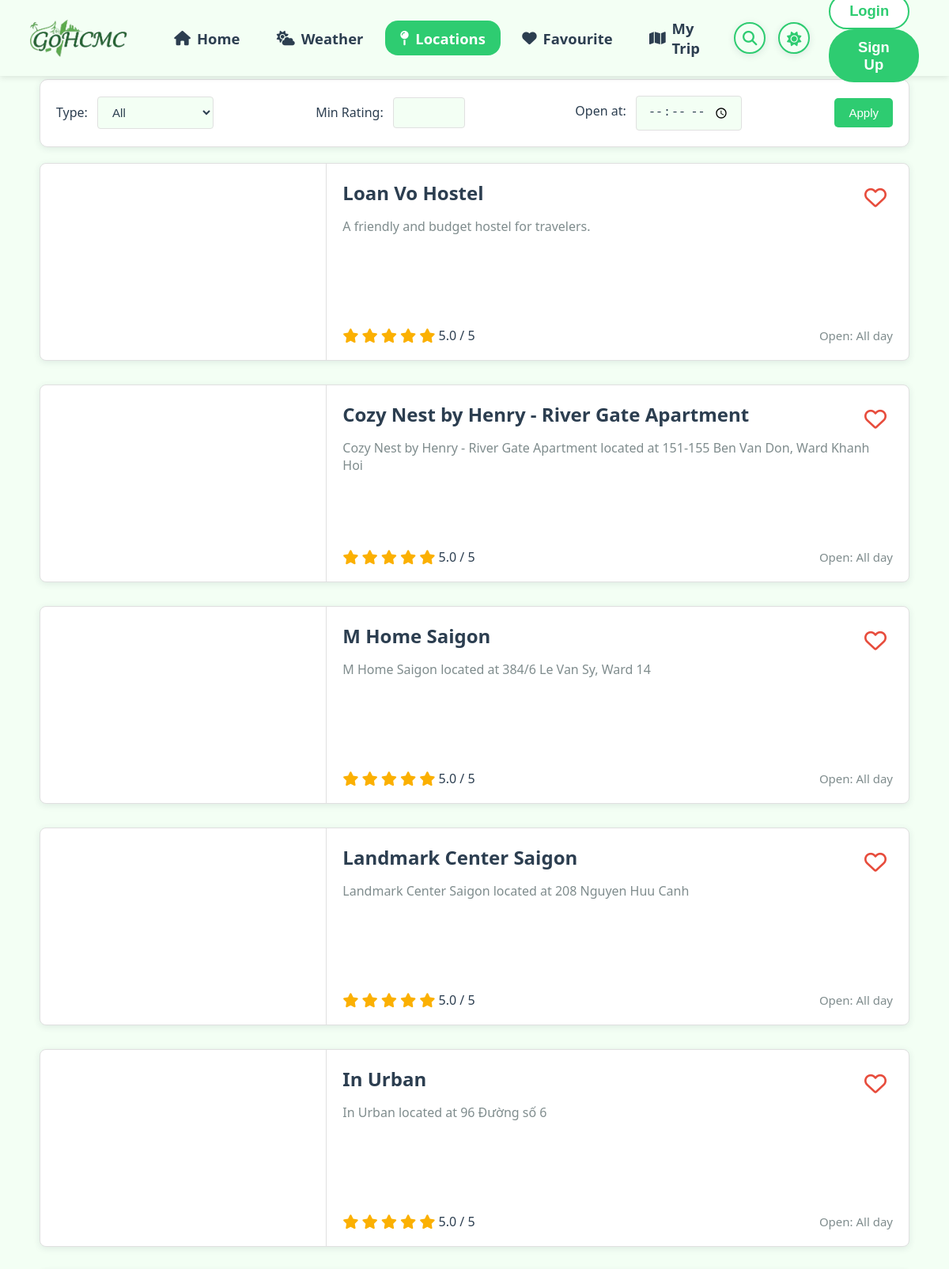
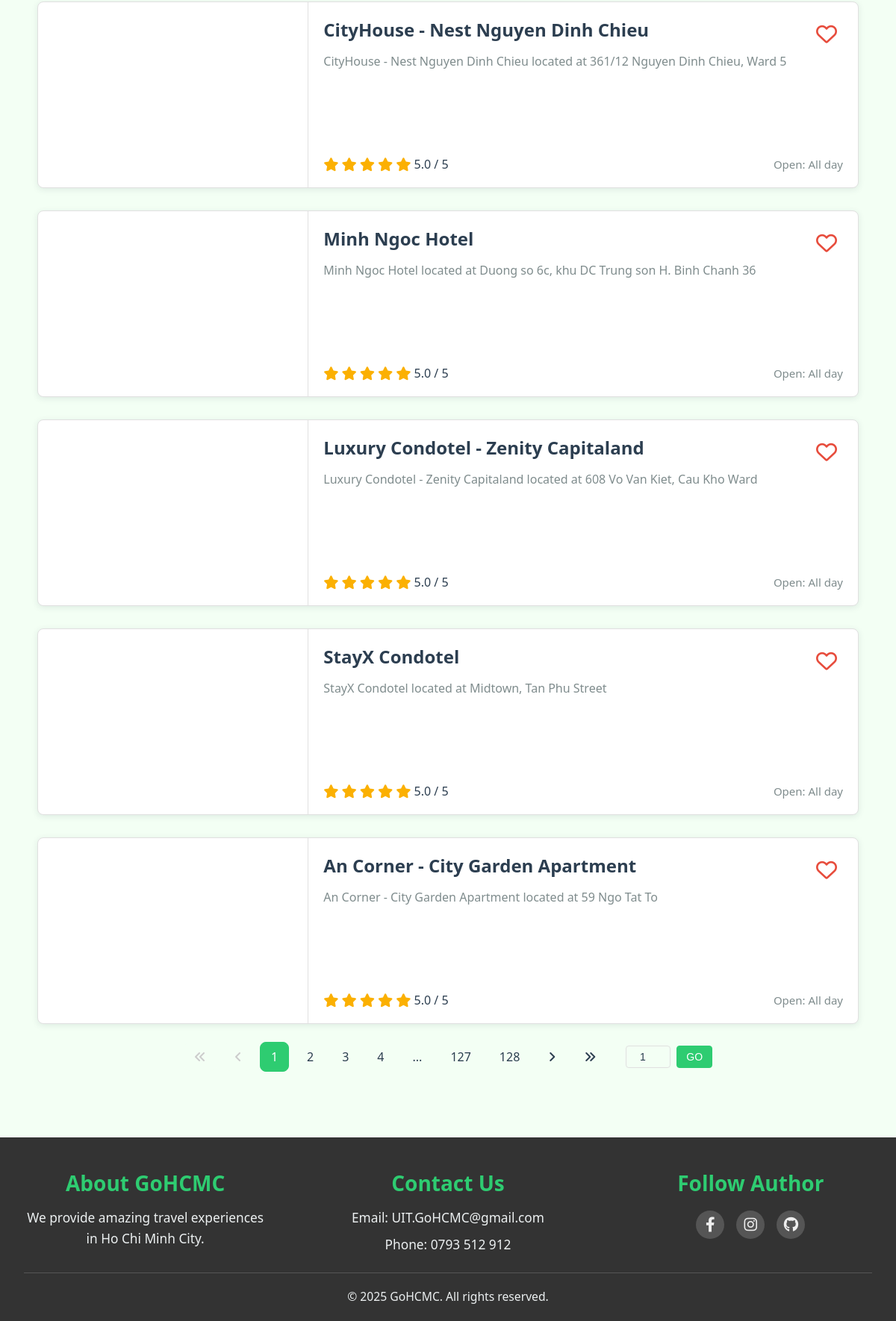
/locations, run on the app's committed database (2 pictures, top to bottom).
### location/models.py (models this page shows, shortened)
class Location(models.Model):
    favourited_by = models.ManyToManyField(
        User,
        related_name="favourite_locations",
        blank=True
    )
    code = models.CharField(max_length=10, unique=True)
    location = models.CharField(max_length=64)
    type = models.CharField(max_length=18, default="")
    tags = models.TextField(default="")
    rating = models.FloatField(default=5.0)
    open_time = models.TimeField(default=time(0, 0))
    close_time = models.TimeField(default=time(23, 59))
    ticket_info = models.CharField(max_length=100, default="")
    address = models.CharField(max_length=100, default="")
    image_path = models.CharField(max_length=255, default="")
    description = models.TextField(default="")
    long_description = models.TextField(default="")
    coordinate = models.CharField(max_length=40, default="")
    objects = LocationQuerySet.as_manager()
    class Meta:
        verbose_name = "Location"
        verbose_name_plural = "Locations"
        ordering = ("location",)

### location/views.py (the view, shortened to what this page needs)
# urls.py: path('locations', views.locations, name = 'locations'),
def locations(request):
    if request.method == "POST":
        if not request.user.is_authenticated:
            return JsonResponse({'error': 'unauthenticated'}, status=401)
        code = request.POST.get('value')
        if not code:
            return redirect('favourite')
        try:
            selected = Location.objects.get(code=code)
        except Location.DoesNotExist:
            return JsonResponse({'error': 'Location not found'}, status=404)
        user = request.user
        if user in selected.favourited_by.all():
            selected.favourited_by.remove(user)
        else:
            selected.favourited_by.add(user)
        return redirect('locations')
    else:
        type_filter = request.GET.get('type')
        min_rating = request.GET.get('rating')
        desired_time = request.GET.get('desired_time')
        search_query = request.GET.get('search')
        page = int(request.GET.get('page', 1))
        limit = int(request.GET.get('limit', 10))
        offset = (page - 1) * limit
        all_of_locations = Location.objects.all()
        if type_filter:
            all_of_locations = all_of_locations.filter(
                type__iexact=type_filter)
        if search_query:
            all_of_locations = all_of_locations.filter(
                Q(location__icontains=search_query) |
                Q(address__icontains=search_query) |
                Q(tags__icontains=search_query)
            )
        all_of_locations = all_of_locations.order_by('open_time')
        total_items = all_of_locations.count()
        total_pages = (total_items + limit - 1) // limit
        all_of_locations = all_of_locations[offset:offset + limit]
        user = request.user if request.user.is_authenticated else None
        processed_locations = []
        for loc in all_of_locations:
            star_html = generate_star_html(loc.rating)
            favourite_symbol = (
                '<i class="fa-solid fa-heart"></i>'
                if user and loc.favourited_by.filter(id=user.id).exists()
                else '<i class="fa-regular fa-heart"></i>'
            )
            open_time = loc.open_time.strftime(
                "%H:%M") if loc.open_time else "N/A"
            close_time = loc.close_time.strftime(
                "%H:%M") if loc.close_time else "N/A"
            if open_time == "00:00" and close_time == "23:59":
                open_time_str = "All day"
            elif loc.close_time and loc.open_time and loc.close_time < loc.open_time:
                open_time_str = f"{open_time} - {close_time} (The next day)"
            else:
                open_time_str = f"{open_time} - {close_time}"
            processed_locations.append({
                'code': loc.code,
                'location': loc.location,
                'description': loc.description,
                'image_path': loc.image_path,
                'rating': loc.rating,
                'open_time': open_time_str,
                'star_html': star_html,
                'favourite_symbol': favourite_symbol,
            })
        return render(request, "page/locations/index.html", {
            'locations': processed_locations,
            'current_page': page,
            'total_pages': total_pages,
            'limit': limit,
            'current_filters': {
                'type': type_filter or '',
                'rating': min_rating or '',
                'desired_time': desired_time or '',
                'search': search_query or '',
            }
        })

### templates/page/locations/index.html (shortened to what this page needs)
{% extends "layout.html" %}
{% load static %}
{% load custom_tags %}
{% block css %}
<link rel="stylesheet" href="{% static 'css/locations.css' %}">
{% endblock %}
{% block content %}
<section class="filter">
  <form method="get" action="{% url 'locations' %}" class="filter-form">
    <div class="filter-item">
      <label for="type">Type:</label>
      <select name="type" id="type">
        <option value="" {% if not current_filters.type %}selected{% endif %}>All</option>
      </select>
    </div>
    <div class="filter-item">
      <label for="rating">Min Rating:</label>
      <input type="number" name="rating" id="rating" value="{{ current_filters.rating }}" min="1" max="5" step="0.1">
    </div>
    <div class="filter-item">
      <label for="desired_time">Open at:</label>
      <input type="time" id="desired_time" name="desired_time" value="{{ current_filters.desired_time }}">
    </div>
    <div>
      <button type="submit" class="btn">Apply</button>
    </div>
  </form>
</section>
<section class="content">
  <div class="grid">
    {% for loc in locations %}
    <div class="card">
      <a href="{% url 'display_location' loc.code %}" class="card-link">
        <div class="card-img" style="background-image: url('{{ loc.image_path }}');"></div>
        <div class="card-body">
          <div>
            <div class="card-header">
              <h3>{{ loc.location }}</h3>
              <div class="fav-container">
                <button class="fav-btn" data-code="{{ loc.code }}">
                  {% if loc.favourite_symbol == '<i class="fa-solid fa-heart"></i>' %}
                    <i class="fa-solid fa-heart"></i>
                  {% else %}
                    <i class="fa-regular fa-heart"></i>
                  {% endif %}
                </button>
              </div>
            </div>
            <p>{{ loc.description }}</p>
          </div>
          <div class="card-footer">
            <div class="rating">
              {{ loc.star_html|safe }}
              <span>{{ loc.rating }} / 5</span>
            </div>
            <div class="open-hour">Open: {{ loc.open_time }}</div>
          </div>
        </div>
      </a>
    </div>
    {% empty %}
      <p class="empty">No locations found.</p>
    {% endfor %}
  </div>
</section>
{% if total_pages > 1 %}
<div class="pagination">
  <a href="?page=1{% if limit %}&limit={{ limit }}{% endif %}" class="pagination-icon {% if current_page == 1 %}not-allowed{% endif %}">
    <i class="fa-solid fa-angles-left"></i>
  </a>
  <a href="?page={{ current_page|add:-1 }}{% if limit %}&limit={{ limit }}{% endif %}" class="pagination-icon {% if current_page == 1 %}not-allowed{% endif %}">
    <i class="fa-solid fa-angle-left"></i>
  </a>
  {% if total_pages > 1 and total_pages <= 6 %}
    {% for i in 1|to:total_pages %}
      <a href="?page={{ i }}{% if current_filters.type %}&type={{ current_filters.type|urlencode }}{% endif %}{% if current_filters.rating %}&rating={{ current_filters.rating }}{% endif %}{% if current_filters.desired_time %}&desired_time={{ current_filters.desired_time }}{% endif %}{% if current_filters.search %}&search={{ current_filters.search|urlencode }}{% endif %}{% if limit %}&limit={{ limit }}{% endif %}" class="{% if i == current_page %}active{% endif %}">{{ i }}</a>
    {% endfor %}
  {% elif current_page == 1 %}
    <a href="?page=1{% if limit %}&limit={{ limit }}{% endif %}" class="active">1</a>
    {% if total_pages > 1 %}
      <a href="?page=2{% if limit %}&limit={{ limit }}{% endif %}">2</a>
      <a href="?page=3{% if limit %}&limit={{ limit }}{% endif %}">3</a>
      <a href="?page=4{% if limit %}&limit={{ limit }}{% endif %}">4</a>
      <span>...</span>
      <a href="?page={{ total_pages|add:-1 }}{% if limit %}&limit={{ limit }}{% endif %}" class="pagination-ellipsis">{{ total_pages|add:-1 }}</a>
      <a href="?page={{ total_pages }}{% if limit %}&limit={{ limit }}{% endif %}" class="pagination-ellipsis">{{ total_pages }}</a>
    {% endif %}
  {% endif %}
  <a href="?page={{ current_page|add:1 }}{% if limit %}&limit={{ limit }}{% endif %}" class="pagination-icon ">
    <i class="fa-solid fa-angle-right"></i>
  </a>
  <a href="?page={{ total_pages }}{% if limit %}&limit={{ limit }}{% endif %}" class="pagination-icon ">
    <i class="fa-solid fa-angles-right"></i>
  </a>
  <form method="get" action="{% url 'locations' %}" class="pagination-input-form">
    <input type="number" name="page" min="1" max="{{ total_pages }}" value="{{ current_page }}" class="pagination-input" required>
    <button type="submit" class="pagination-go-button">GO</button>
  </form>
</div>
{% endif %}
{% endblock %}

### templates/layout.html (shortened to what this page needs)
{% load static %}
<!DOCTYPE html>
<html lang="vi">
<head>
  <link rel="stylesheet" href="{% static 'css/base.css' %}">
  <link rel="stylesheet" href="{% static 'css/main.css' %}">
  {% block css %}
  {% endblock %}
  <link rel="stylesheet" href="https://cdnjs.cloudflare.com/ajax/libs/font-awesome/6.4.0/css/all.min.css">
</head>
<body>
  {% include 'components/header.html' %}
  <main class="main-content">
    {% block content %}{% endblock %}
  </main>
  {% include 'components/footer.html' %}
</body>
</html>

### templates/components/header.html (shortened to what this page needs)
{% load static %}
<header class="header">
  <div class="header__logo">
    <a href="{% url 'homepage' %}">
      <img
        src="{% static 'img/Logo_GoHCMC.png' %}"
        alt="GoHCMC Logo"
        class="header__logo-img" />
    </a>
  </div>
  <nav class="header__nav-tabs">
    <a
      href="{% url 'homepage' %}"
      class="nav-link {% if request.path == '/' %}active{% endif %}">
      <i class="fas fa-house"></i> Home
    </a>
    <a
      href="{% url 'weather' %}"
      class="nav-link {% if '/weather' in request.path %}active{% endif %}">
      <i class="fas fa-cloud-sun"></i> Weather
    </a>
    <a
      href="{% url 'locations' %}"
      class="nav-link {% if '/locations' in request.path %}active{% endif %}">
      <i class="fas fa-map-pin"></i> Locations
    </a>
    <a
      href="{% url 'favourite' %}"
      class="nav-link {% if '/favourite' in request.path %}active{% endif %}">
      <i class="fas fa-heart"></i> Favourite
    </a>
    <a
      href="{% url 'trip' %}"
      class="nav-link {% if '/trip' in request.path %}active{% endif %}">
      <i class="fas fa-map"></i> My Trip
    </a>
  </nav>
  <div class="header__actions">
    <div class="header__search-bar" id="searchBar">
      <button type="button" class="header__search-icon" id="searchToggle">
        <i class="fas fa-search"></i>
      </button>
    </div>
    <div class="theme-switch" id="themeSwitch" title="Đổi giao diện">
      <span class="theme-switch__icon" id="themeIcon">
        <i class="fa-solid fa-sun" id="icon-sun"></i>
      </span>
    </div>
  </div>
  <div class="header__user">
    {% if user.is_authenticated %}
    <button class="user-btn">
      <i class="fa-solid fa-user"></i>
      <span class="header__username">{{ user.get_full_name|default:user.username }}</span>
      <i class="fa-solid fa-chevron-down"></i>
    </button>
    <div id="userMenu" class="user-menu">
      <a href="{% url 'logout' %}">
        <i class="fa-solid fa-right-from-bracket"></i>
        <span>Logout</span>
      </a>
    </div>
    {% else %}
    <a href="/login/"><button class="button button-secondary">Login</button></a>
    <a href="/signup/"><button class="button button-primary">Sign Up</button></a>
    {% endif %}
  </div>
</header>

### templates/components/footer.html
<footer class="footer">
  <div class="footer-container">
    <div class="footer-grid">
      <div class="footer-column">
        <h3>About GoHCMC</h3>
        <p>We provide amazing travel experiences in Ho Chi Minh City.</p>
      </div>
      <div class="footer-column">
        <h3>Contact Us</h3>
        <p>Email: UIT.GoHCMC@gmail.com</p>
        <p>Phone: 0793 512 912</p>
      </div>
      <div class="footer-column">
        <h3>Follow Author</h3>
        <div class="social-links">
          <a href="https://www.facebook.com/quangnhathoang.vo.3" title="Facebook"><i class="fab fa-facebook-f"></i></a>
          <a href="https://www.instagram.com/hoangvoquangnhat/" title="Instagram"><i class="fab fa-instagram"></i></a>
          <a href="https://github.com/howardVoxcan" title="GitHub"><i class="fab fa-github"></i></a>
        </div>
      </div>
    </div>
    <div class="footer-bottom">
      <p>&copy; 2025 GoHCMC. All rights reserved.</p>
    </div>
  </div>
</footer>

### data on the page
Location: location "Loan Vo Hostel", description "A friendly and budget hostel for travelers.", rating "5.0"
Location: location "Cozy Nest by Henry - River Gate Apartment", description "Cozy Nest by Henry - River Gate Apartment located at 151-155 Ben Van Don, Ward Khanh Hoi", rating "5.0"
Location: location "M Home Saigon", description "M Home Saigon located at 384/6 Le Van Sy, Ward 14", rating "5.0"
Location: location "Landmark Center Saigon", description "Landmark Center Saigon located at 208 Nguyen Huu Canh", rating "5.0"
Location: location "In Urban", description "In Urban located at 96 Đường số 6", rating "5.0"
Location: location "CityHouse - Nest Nguyen Dinh Chieu", description "CityHouse - Nest Nguyen Dinh Chieu located at 361/12 Nguyen Dinh Chieu, Ward 5", rating "5.0"
Location: location "Minh Ngoc Hotel", description "Minh Ngoc Hotel located at Duong so 6c, khu DC Trung son H. Binh Chanh 36", rating "5.0"
Location: location "Luxury Condotel - Zenity Capitaland", description "Luxury Condotel - Zenity Capitaland located at 608 Vo Van Kiet, Cau Kho Ward", rating "5.0"
Location: location "StayX Condotel", description "StayX Condotel located at Midtown, Tan Phu Street", rating "5.0"
Location: location "An Corner - City Garden Apartment", description "An Corner - City Garden Apartment located at 59 Ngo Tat To", rating "5.0"

### other printed values
{{ loc.open_time }} "All day" "All day" "All day" "All day" "All day" "All day" "All day" "All day" "All day" "All day"
{{ total_pages|add:-1 }} "127"
{{ total_pages }} "128"
